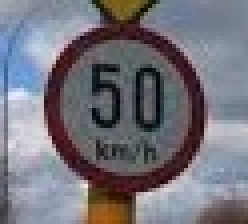
#> input picture Figures/sign_2.jpg, 62 x 56 px (shown 4 times larger)
$ jupyter execute --allow-errors Traffic_Sign_Classifier.ipynb   (shell and % lines are left out)
#> lines starting #> are read from the running program, lines starting #| are printed output that depends on the picture
# Self-Driving Car Engineer Nanodegree

## Deep Learning

## Project: Build a Traffic Sign Recognition Classifier

In this notebook, a template is provided for you to implement your functionality in stages, which is required to successfully complete this project. If additional code is required that cannot be included in the notebook, be sure that the Python code is successfully imported and included in your submission if necessary.

> **Note**: Once you have completed all of the code implementations, you need to finalize your work by exporting the iPython Notebook as an HTML document. Before exporting the notebook to html, all of the code cells need to have been run so that reviewers can see the final implementation and output. You can then export the notebook by using the menu above and navigating to  \n",
    "**File -> Download as -> HTML (.html)**. Include the finished document along with this notebook as your submission.

In addition to implementing code, there is a writeup to complete. The writeup should be completed in a separate file, which can be either a markdown file or a pdf document. There is a [write up template](https://github.com/udacity/CarND-Traffic-Sign-Classifier-Project/blob/master/writeup_template.md) that can be used to guide the writing process. Completing the code template and writeup template will cover all of the [rubric points](https://review.udacity.com/#!/rubrics/481/view) for this project.

The [rubric](https://review.udacity.com/#!/rubrics/481/view) contains "Stand Out Suggestions" for enhancing the project beyond the minimum requirements. The stand out suggestions are optional. If you decide to pursue the "stand out suggestions", you can include the code in this Ipython notebook and also discuss the results in the writeup file.

>**Note:** Code and Markdown cells can be executed using the **Shift + Enter** keyboard shortcut. In addition, Markdown cells can be edited by typically double-clicking the cell to enter edit mode.

---
## Step 0: Load The Data

[cell 1]
# Load pickled data
import pickle

# TODO: Fill this in based on where you saved the training and testing data

training_file = './traffic-signs-data/train.p'
validation_file= './traffic-signs-data/valid.p'
testing_file = './traffic-signs-data/test.p'

#> (the rest of this cell did not finish here and is left out)

---

## Step 1: Dataset Summary & Exploration

The pickled data is a dictionary with 4 key/value pairs:

- `'features'` is a 4D array containing raw pixel data of the traffic sign images, (num examples, width, height, channels).
- `'labels'` is a 1D array containing the label/class id of the traffic sign. The file `signnames.csv` contains id -> name mappings for each id.
- `'sizes'` is a list containing tuples, (width, height) representing the original width and height the image.
- `'coords'` is a list containing tuples, (x1, y1, x2, y2) representing coordinates of a bounding box around the sign in the image. **THESE COORDINATES ASSUME THE ORIGINAL IMAGE. THE PICKLED DATA CONTAINS RESIZED VERSIONS (32 by 32) OF THESE IMAGES**

Complete the basic data summary below. Use python, numpy and/or pandas methods to calculate the data summary rather than hard coding the results. For example, the [pandas shape method](http://pandas.pydata.org/pandas-docs/stable/generated/pandas.DataFrame.shape.html) might be useful for calculating some of the summary results.

### Provide a Basic Summary of the Data Set Using Python, Numpy and/or Pandas

[cell 2]
import numpy as np

#> (the rest of this cell did not finish here and is left out)

### Include an exploratory visualization of the dataset

Visualize the German Traffic Signs Dataset using the pickled file(s). This is open ended, suggestions include: plotting traffic sign images, plotting the count of each sign, etc.

The [Matplotlib](http://matplotlib.org/) [examples](http://matplotlib.org/examples/index.html) and [gallery](http://matplotlib.org/gallery.html) pages are a great resource for doing visualizations in Python.

**NOTE:** It's recommended you start with something simple first. If you wish to do more, come back to it after you've completed the rest of the sections. It can be interesting to look at the distribution of classes in the training, validation and test set. Is the distribution the same? Are there more examples of some classes than others?

[cell 3]
### Data exploration visualization code goes here.
### Feel free to use as many code cells as needed.
import matplotlib.pyplot as plt
import random

nr, nc = 5, 9
fig, axes = plt.subplots(nrows=nr, ncols=nc, figsize=(14, 6), sharey=True)
# Looking for an example of each class
ind = []
#> (the rest of this cell did not finish here and is left out)

----

## Step 2: Design and Test a Model Architecture

Design and implement a deep learning model that learns to recognize traffic signs. Train and test your model on the [German Traffic Sign Dataset](http://benchmark.ini.rub.de/?section=gtsrb&subsection=dataset).

The LeNet-5 implementation shown in the [classroom](https://classroom.udacity.com/nanodegrees/nd013/parts/fbf77062-5703-404e-b60c-95b78b2f3f9e/modules/6df7ae49-c61c-4bb2-a23e-6527e69209ec/lessons/601ae704-1035-4287-8b11-e2c2716217ad/concepts/d4aca031-508f-4e0b-b493-e7b706120f81) at the end of the CNN lesson is a solid starting point. You'll have to change the number of classes and possibly the preprocessing, but aside from that it's plug and play!

With the LeNet-5 solution from the lecture, you should expect a validation set accuracy of about 0.89. To meet specifications, the validation set accuracy will need to be at least 0.93. It is possible to get an even higher accuracy, but 0.93 is the minimum for a successful project submission.

There are various aspects to consider when thinking about this problem:

- Neural network architecture (is the network over or underfitting?)
- Play around preprocessing techniques (normalization, rgb to grayscale, etc)
- Number of examples per label (some have more than others).
- Generate fake data.

Here is an example of a [published baseline model on this problem](http://yann.lecun.com/exdb/publis/pdf/sermanet-ijcnn-11.pdf). It's not required to be familiar with the approach used in the paper but, it's good practice to try to read papers like these.

### Pre-process the Data Set (normalization, grayscale, etc.)

Minimally, the image data should be normalized so that the data has mean zero and equal variance. For image data, `(pixel - 128)/ 128` is a quick way to approximately normalize the data and can be used in this project.

Other pre-processing steps are optional. You can try different techniques to see if it improves performance.

Use the code cell (or multiple code cells, if necessary) to implement the first step of your project.

[cell 4]
### Preprocess the data here. It is required to normalize the data. Other preprocessing steps could include
### converting to grayscale, etc.
import cv2
import matplotlib.pyplot as plt

# [48 lines left out: functions hist_equal, rgb2gray, normalize, preprocess, not called in this run]

# Preprocess images
#> (the rest of this cell did not finish here and is left out)

### Model Architecture

[cell 5]
from tensorflow.contrib.layers import flatten
import tensorflow as tf

# [75 lines left out: functions convlayer, fclayer, LeNet, not called in this run]

# Parameters
save_file = './mymodel' # The file path to save the data
rate = 0.001    # learning rate
BATCH_SIZE = 128

# Remove previous Tensors and Operations
tf.reset_default_graph()
#> (this line was passed over: tensorflow is not available in this run)
# Features and Labels
#> (the rest of this cell did not finish here and is left out)

### Train, Validate and Test the Model

A validation set can be used to assess how well the model is performing. A low accuracy on the training and validation
sets imply underfitting. A high accuracy on the training set but low accuracy on the validation set implies overfitting.

[cell 6]
from sklearn.utils import shuffle
EPOCHS = 10
drop = 0.5 # Dropout, probability to keep units
BATCH_SIZE = 128
figname = './FiguresLeNet_Conv16_32D_64D_Drop3_lr_001.png'

#> (the rest of this cell did not finish here and is left out)

[cell 7]
#%% Compute accuracy for each sign
test_acc_i = np.zeros((43,1),np.float64)
#> (the rest of this cell did not finish here and is left out)

---

## Step 3: Test a Model on New Images

To give yourself more insight into how your model is working, download at least five pictures of German traffic signs from the web and use your model to predict the traffic sign type.

You may find `signnames.csv` useful as it contains mappings from the class id (integer) to the actual sign name.

### Load and Output the Images

[cell 8]
### Load the images and plot them here.

import re
import cv2
import matplotlib.pyplot as plt

def import_image(img_list):
    """
    This function loads image, resize it to 32x32x3 and plot it.
    """
    X_set = np.zeros((len(img_list),32,32,3),np.uint8)
    y_set = np.zeros((len(img_list),),np.uint8)
    fig, axes = plt.subplots(nrows=1, ncols=len(img_list), figsize=(16, 40))

    for i, img_file in enumerate(img_list):
        # read image
        img = cv2.imread(img_file)
#> img is the input picture: shape (56, 62, 3); mean B, G, R 123.1, 114.2, 115.9
        # resize image
        img_resize = cv2.resize(img,(32,32), interpolation = cv2.INTER_CUBIC)
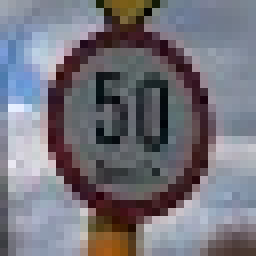
#> img_resize: shape (32, 32, 3) (shown 8 times larger); mean B, G, R 123.3, 114.4, 116.2
        # plot image
        img_rgb = img_resize[:,:,::-1]
        axes[i].imshow(img_rgb)
        axes[i].axis('off')
        # image
        X_set[i,:,:,:] = img_resize
        # detection of the label within the filename
        ind1 = re.search('sign_',img_file).end()
        ind2 = re.search('.jpg',img_file).start()
        y_set[i] = np.int8(img_file[ind1:ind2])
#> pass 2 of the loop in import_image, `for i, img_file in enumerate(img_list):`:
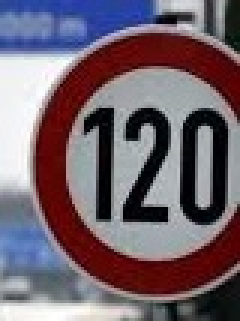
#> input picture Figures/sign_8.jpg, 80 x 107 px (shown 3 times larger)
#> in import_image, img is the input picture: shape (107, 80, 3); mean B, G, R 110.3, 100, 114.2
#> in import_image, `img_resize = cv2.resize(img,(32,32), interpolation = cv2.INTER_CUBIC)`:
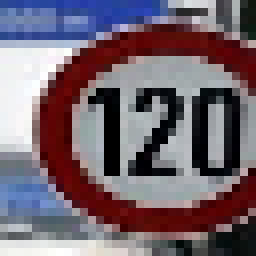
#> img_resize: shape (32, 32, 3) (shown 8 times larger); mean B, G, R 110.9, 100.7, 114.9
#> pass 3 of the loop in import_image, `for i, img_file in enumerate(img_list):`:
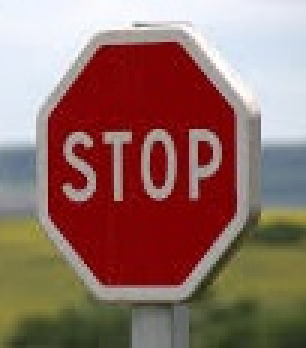
#> input picture Figures/sign_14.jpg, 102 x 116 px (shown 3 times larger)
#> in import_image, img is the input picture: shape (116, 102, 3); mean B, G, R 102.3, 110.3, 146.2
#> in import_image, `img_resize = cv2.resize(img,(32,32), interpolation = cv2.INTER_CUBIC)`:
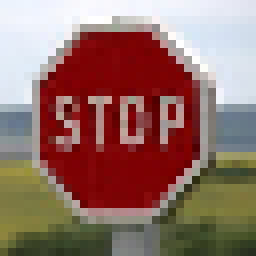
#> img_resize: shape (32, 32, 3) (shown 8 times larger); mean B, G, R 102.9, 110.9, 146.5
#> the loop made 7 passes; the first 3 are shown

    plt.savefig('./Figures/traffic_sign_web.png',format='png',bbox_inches='tight')
    return X_set, y_set

image_list = ['./Figures/sign_2.jpg',
              './Figures/sign_8.jpg',
              './Figures/sign_14.jpg',
              './Figures/sign_23.jpg',
              './Figures/sign_25.jpg',
              './Figures/sign_27.jpg',
              './Figures/sign_31.jpg']

# creation of the set
#> (the rest of this cell did not finish here and is left out)
